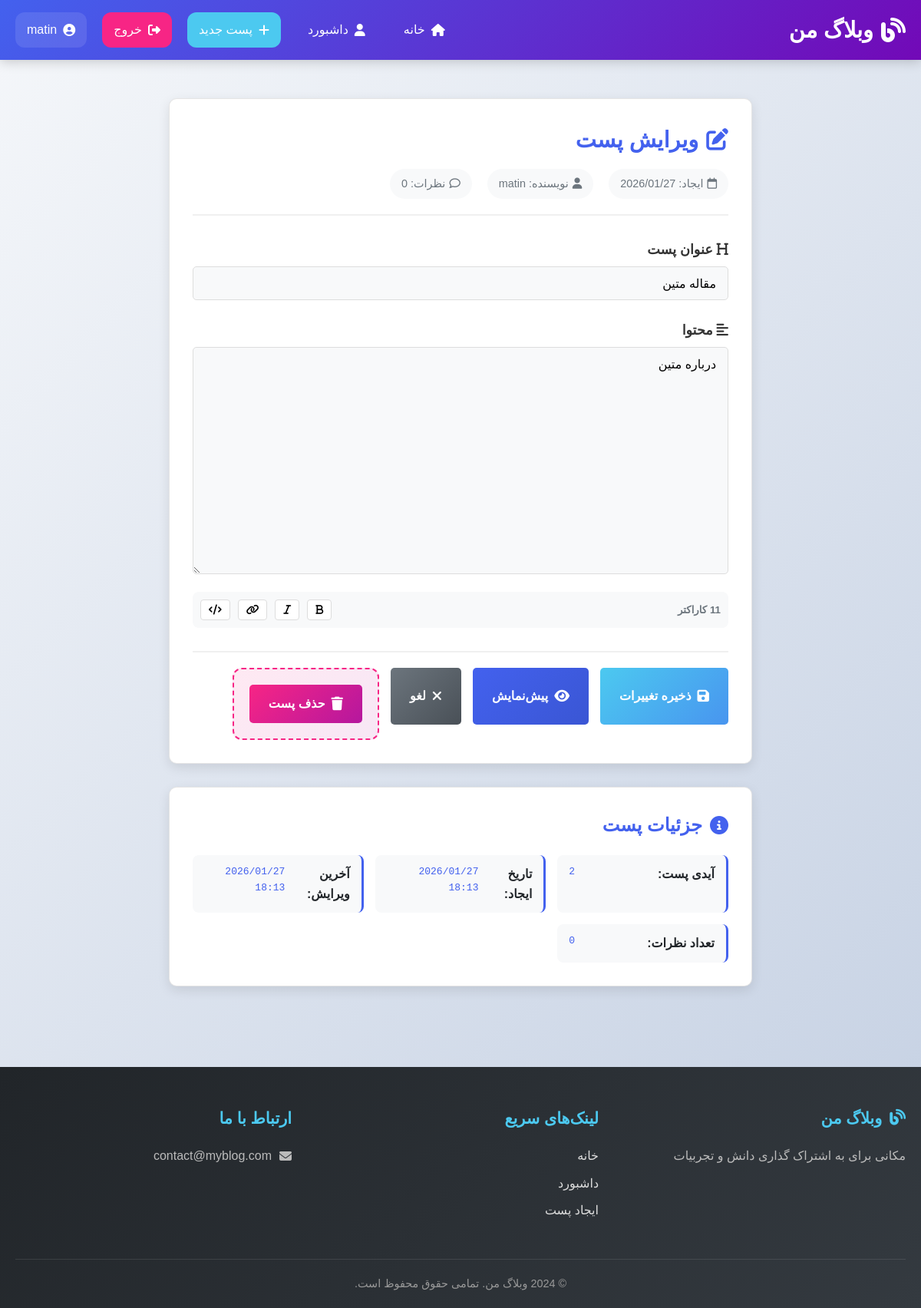
Page /edit_post/2 (signed in) on the committed database.
### blog_flask/app.py (models this page shows, shortened)
class User(UserMixin, db.Model):
    id = db.Column(db.Integer , primary_key=True)
    username = db.Column(db.String(80) , unique = True , nullable=False)
    email = db.Column(db.String(120) , unique =  True , nullable=False)
    password_hash = db.Column(db.String(120), nullable=False)
    posts = db.relationship("Post" , backref = "author_rel" , lazy = True)  # تغییر نام backref
    comments = db.relationship("Comment" , backref = "author_rel" , lazy = True)

class Post(db.Model):
    __tablename__ = 'posts'
    id = db.Column(db.Integer, primary_key=True)
    title = db.Column(db.String(200), nullable=False)
    content = db.Column(db.Text, nullable=False)
    author_id = db.Column(db.Integer, db.ForeignKey('user.id'), nullable=False)  # اصلاح شد به 'user.id'
    created_at = db.Column(db.DateTime, default=datetime.now)
    updated_at = db.Column(db.DateTime, default=datetime.now, onupdate=datetime.now)
    author = db.relationship('User', backref=db.backref('user_posts', lazy=True))
    comments = db.relationship('Comment', backref='post', lazy=True, cascade='all, delete-orphan')

### blog_flask/app.py (the view, shortened to what this page needs)
@app.route('/edit_post/<int:id>' , methods=["GET", "POST"])
@login_required
def edit_post(id):
    post = Post.query.get_or_404(id)
    if post.author_id != current_user.id:  # اصلاح به author_id
        flash("شما اجازه ویرایش این پست را ندارید", "danger")
        return redirect(url_for("index"))
    return render_template("edit_post.html", post=post)

### blog_flask/app.py (called while the page is built)
@login_manager.user_loader
def load_user(user_id):
    return User.query.get(int(user_id))

### blog_flask/templates/edit_post.html (shortened to what this page needs)
{% extends "base.html" %}
{% block content %}
<div class="form-container">
    <div class="card">
        <div class="edit-header">
            <h2>
                <i class="fas fa-edit"></i> ویرایش پست
            </h2>
            <div class="post-info">
                <span class="info-item">
                    <i class="far fa-calendar"></i>
                    ایجاد: {{ post.created_at.strftime('%Y/%m/%d') }}
                </span>
                <span class="info-item">
                    <i class="fas fa-user"></i>
                    نویسنده: {{ post.author.username }}
                </span>
                <span class="info-item">
                    <i class="far fa-comment"></i>
                    نظرات: {{ post.comments|length }}
                </span>
            </div>
        </div>
        <form method="POST">
            <div class="form-group">
                <label for="title">
                    <i class="fas fa-heading"></i> عنوان پست
                </label>
                <input type="text" id="title" name="title"
                    class="form-control"
                    value="{{ post.title }}"
                    placeholder="عنوان جدید را وارد کنید..."
                    required>
            </div>
            <div class="form-group">
                <label for="content">
                    <i class="fas fa-align-left"></i> محتوا
                </label>
                <textarea id="content" name="content"
                        class="form-control editor"
                        rows="15"
                        placeholder="محتوا را ویرایش کنید..."
                        required>{{ post.content }}</textarea>
                <div class="editor-tools">
                    <small class="char-count">
                        <span id="charCount">{{ post.content|length }}</span> کاراکتر
                    </small>
                    <div class="format-buttons">
                        <button type="button" class="format-btn" onclick="formatText('bold')">
                            <i class="fas fa-bold"></i>
                        </button>
                        <button type="button" class="format-btn" onclick="formatText('italic')">
                            <i class="fas fa-italic"></i>
                        </button>
                        <button type="button" class="format-btn" onclick="formatText('link')">
                            <i class="fas fa-link"></i>
                        </button>
                        <button type="button" class="format-btn" onclick="formatText('code')">
                            <i class="fas fa-code"></i>
                        </button>
                    </div>
                </div>
            </div>
            <div class="form-actions">
                <div class="action-buttons">
                    <button type="submit" class="btn btn-success">
                        <i class="fas fa-save"></i> ذخیره تغییرات
                    </button>
                    <a href="{{ url_for('post_detail', id=post.id) }}"
                    class="btn btn-primary">
                        <i class="fas fa-eye"></i> پیش‌نمایش
                    </a>
                    <a href="{{ url_for('index') }}"
                    class="btn btn-secondary">
                        <i class="fas fa-times"></i> لغو
                    </a>
                </div>
                <div class="danger-zone">
                    <a href="{{ url_for('delete_post', id=post.id) }}"
                    class="btn btn-danger"
                    onclick="return confirm('⚠️ اخطار! این عمل غیرقابل بازگشت است.\nآیا مطمئن هستید که می‌خواهید این پست را حذف کنید؟')">
                        <i class="fas fa-trash"></i> حذف پست
                    </a>
                </div>
            </div>
        </form>
    </div>
    <div class="card post-details">
        <h3><i class="fas fa-info-circle"></i> جزئیات پست</h3>
        <div class="details-grid">
            <div class="detail-item">
                <span class="detail-label">آیدی پست:</span>
                <span class="detail-value">{{ post.id }}</span>
            </div>
            <div class="detail-item">
                <span class="detail-label">تاریخ ایجاد:</span>
                <span class="detail-value">{{ post.created_at.strftime('%Y/%m/%d %H:%M') }}</span>
            </div>
            <div class="detail-item">
                <span class="detail-label">آخرین ویرایش:</span>
                <span class="detail-value">{{ post.created_at.strftime('%Y/%m/%d %H:%M') }}</span>
            </div>
            <div class="detail-item">
                <span class="detail-label">تعداد نظرات:</span>
                <span class="detail-value">{{ post.comments|length }}</span>
            </div>
        </div>
    </div>
</div>
{% endblock %}

### blog_flask/templates/base.html (shortened to what this page needs)
<!DOCTYPE html>
<html lang="fa" dir="rtl">
<head>
    <link rel="stylesheet" href="{{ url_for('static', filename='css/style.css') }}">
    <link rel="stylesheet" href="https://cdnjs.cloudflare.com/ajax/libs/font-awesome/6.4.0/css/all.min.css">
    <link href="https://cdn.jsdelivr.net/gh/rastikerdar/vazirmatn@v33.003/Vazirmatn-font-face.css" rel="stylesheet">
</head>
<body>
    <nav class="navbar">
        <div class="container">
            <a href="{{ url_for('index') }}" class="logo">
                <i class="fas fa-blog"></i> وبلاگ من
            </a>
            <div class="nav-links">
                <a href="{{ url_for('index') }}" class="nav-link {{ 'active' if request.endpoint == 'index' }}">
                    <i class="fas fa-home"></i> خانه
                </a>
                {% if current_user.is_authenticated %}
                    <a href="{{ url_for('dashboard') }}" class="nav-link {{ 'active' if request.endpoint == 'dashboard' }}">
                        <i class="fas fa-user"></i> داشبورد
                    </a>
                    <a href="{{ url_for('create_post') }}" class="nav-link btn-new-post {{ 'active' if request.endpoint == 'create_post' }}">
                        <i class="fas fa-plus"></i> پست جدید
                    </a>
                    <a href="{{ url_for('logout') }}" class="nav-link btn-logout">
                        <i class="fas fa-sign-out-alt"></i> خروج
                    </a>
                    <span class="user-welcome">
                        <i class="fas fa-user-circle"></i> {{ current_user.username }}
                    </span>
                {% endif %}
            </div>
        </div>
    </nav>
    <main class="container">
        {% block content %}{% endblock %}
    </main>
    <footer class="footer">
        <div class="container">
            <div class="footer-content">
                <div class="footer-section">
                    <h3><i class="fas fa-blog"></i> وبلاگ من</h3>
                    <p>مکانی برای به اشتراک گذاری دانش و تجربیات</p>
                </div>
                <div class="footer-section">
                    <h3>لینک‌های سریع</h3>
                    <a href="{{ url_for('index') }}">خانه</a>
                    {% if current_user.is_authenticated %}
                        <a href="{{ url_for('dashboard') }}">داشبورد</a>
                        <a href="{{ url_for('create_post') }}">ایجاد پست</a>
                    {% endif %}
                </div>
                <div class="footer-section">
                    <h3>ارتباط با ما</h3>
                    <p><i class="fas fa-envelope"></i> contact@myblog.com</p>
                </div>
            </div>
            <div class="footer-bottom">
                <p>© 2024 وبلاگ من. تمامی حقوق محفوظ است.</p>
            </div>
        </div>
    </footer>
</body>
</html>

### blog_flask/templates/edit_post.html (style rules this page uses)
.edit-header { margin-bottom: 30px; padding-bottom: 20px; border-bottom: 2px solid #f0f0f0; }
.edit-header h2 { color: var(--primary); font-size: 1.8rem; margin-bottom: 15px; display: flex; align-items: center; gap: 10px; }
.post-info { display: flex; gap: 20px; flex-wrap: wrap; color: var(--gray); font-size: 0.9rem; }
.info-item { display: flex; align-items: center; gap: 5px; background: #f8f9fa; padding: 8px 15px; border-radius: 20px; }
.editor-tools { display: flex; justify-content: space-between; align-items: center; margin-top: 15px; padding: 10px; background: #f8f9fa; border-radius: 8px; }
.char-count { color: var(--gray); font-weight: bold; }
.format-buttons { display: flex; gap: 10px; }
.format-btn { background: white; border: 1px solid #ddd; border-radius: 4px; padding: 5px 10px; cursor: pointer; transition: all 0.3s; }
.form-actions { margin-top: 30px; padding-top: 20px; border-top: 2px solid #f0f0f0; }
.action-buttons { display: flex; gap: 15px; flex-wrap: wrap; margin-bottom: 20px; }
.danger-zone { padding: 20px; background: linear-gradient(135deg, rgba(247, 37, 133, 0.1) 0%, rgba(181, 23, 158, 0.1) 100%); border-radius: var(--border-radius); border: 2px dashed var(--danger); }
.post-details { margin-top: 30px; }
.post-details h3 { color: var(--primary); margin-bottom: 20px; font-size: 1.5rem; display: flex; align-items: center; gap: 10px; }
.details-grid { display: grid; grid-template-columns: repeat(auto-fit, minmax(200px, 1fr)); gap: 15px; }
.detail-item { display: flex; justify-content: space-between; padding: 12px 15px; background: #f8f9fa; border-radius: 8px; border-right: 3px solid var(--primary); }
.detail-label { font-weight: bold; color: var(--dark); }
.detail-value { color: var(--primary); font-family: monospace; }

### rows in the picture
User: username "matin", author.username "matin"
Post: created_at "2026/01/27", title "مقاله متین", content "درباره متین", id "2", created_at "2026/01/27 18:13"

### other values in the picture
{{ post.comments|length }} "0"
{{ post.content|length }} "11"
